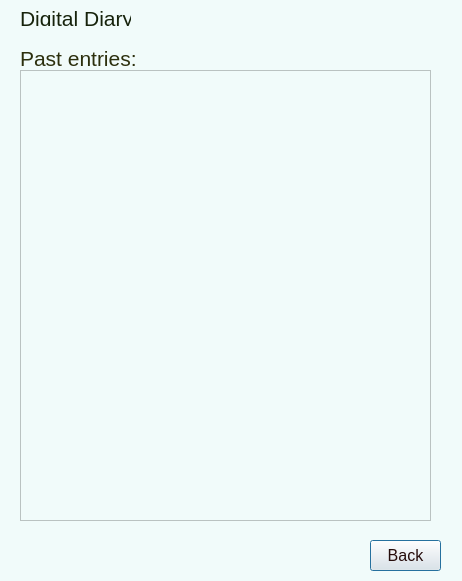
<?xml version="1.0" encoding="UTF-8"?>
<ui version="4.0">
 <class>Dialog</class>
 <widget class="QDialog" name="Dialog">
  <property name="geometry">
   <rect>
    <x>0</x>
    <y>0</y>
    <width>462</width>
    <height>581</height>
   </rect>
  </property>
  <property name="windowTitle">
   <string>Dialog</string>
  </property>
  <property name="styleSheet">
   <string notr="true">background-color: rgb(241, 251, 250)</string>
  </property>
  <widget class="QLabel" name="label_2">
   <property name="geometry">
    <rect>
     <x>20</x>
     <y>50</y>
     <width>121</width>
     <height>16</height>
    </rect>
   </property>
   <property name="styleSheet">
    <string notr="true">font-size: 16pt; 
color: rgb(44, 47, 13);</string>
   </property>
   <property name="text">
    <string>Past entries:</string>
   </property>
  </widget>
  <widget class="QLabel" name="label_6">
   <property name="geometry">
    <rect>
     <x>20</x>
     <y>10</y>
     <width>111</width>
     <height>16</height>
    </rect>
   </property>
   <property name="styleSheet">
    <string notr="true">font-family: &quot;Copperplate&quot;;
font-size: 16pt;
color: rgb(22, 34, 11)</string>
   </property>
   <property name="text">
    <string>Digital Diary</string>
   </property>
  </widget>
  <widget class="QTextEdit" name="past_entries">
   <property name="geometry">
    <rect>
     <x>20</x>
     <y>70</y>
     <width>411</width>
     <height>451</height>
    </rect>
   </property>
   <property name="styleSheet">
    <string notr="true">font-size: 13pt</string>
   </property>
  </widget>
  <widget class="QPushButton" name="back_button">
   <property name="geometry">
    <rect>
     <x>370</x>
     <y>540</y>
     <width>71</width>
     <height>31</height>
    </rect>
   </property>
   <property name="styleSheet">
    <string notr="true">color: rgb(38, 12, 11);
font-size: 12pt;
background-color: rgb(a7, a8, a7);</string>
   </property>
   <property name="text">
    <string>Back</string>
   </property>
  </widget>
 </widget>
 <resources/>
 <connections/>
</ui>
